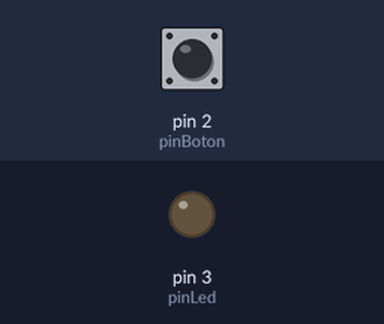
The sketch below on a simulated Arduino Uno, built with avr-gcc and run on an emulated ATmega328P. On the bench: output pins drawn as LEDs (lit = HIGH). The inputs (shaded band) are chosen by the test bench; at power-on: pin 2 (pinBoton) HIGH.

Above: at 1.2 s.
1.3 s: pin 2 (pinBoton) pulled LOW for 0.15 s
At 1.37 s:
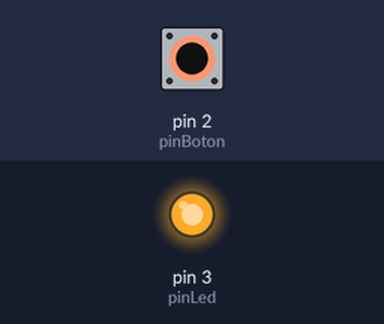
2.9 s: pin 2 (pinBoton) pulled LOW for 3.2 s
At 6.6 s:
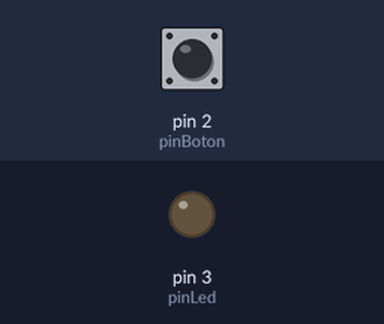
Timing chart, 0 to 8.1 s (numbered marks = the images above; inputs shaded):
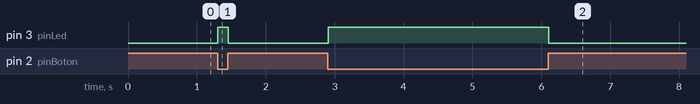

Measured:
- after the input at 1.3 s, pin 3 (pinLed): LOW → HIGH at once, → LOW 0.15 s later
- after the input at 2.9 s, pin 3 (pinLed): LOW → HIGH at once, → LOW 3.2 s later

The sketch:

03-PushButtonInputPullup.ino
```cpp
// (licence header left out)
// ---- Variables
int
  pinLed   = 3,   // Puerto utilizado para el led
  pinBoton = 2;   // Puerto utilizado por el boton

void setup() {
  pinMode(pinBoton, INPUT_PULLUP);
  pinMode(pinLed  , OUTPUT);
}  // setup

void loop() {
  // Cuando se utiliza una entrada PULLUP la lógica se
  // invierte, dando LOW cuando se oprime el botón y
  // HIGH cuando no.
  if (digitalRead(pinBoton) == LOW) {
    digitalWrite(pinLed, HIGH);
  } else {
    digitalWrite(pinLed, LOW);
  }
  // Se agrega un tiempo de espera para mejorar
  // la simulación.
  delay(10);
} // loop
```
